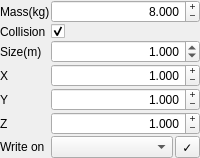
             <widget class="QWidget" name="widget_particle_cube" native="true">
              <layout class="QFormLayout" name="formLayout_4">
               <property name="horizontalSpacing">
                <number>1</number>
               </property>
               <property name="verticalSpacing">
                <number>1</number>
               </property>
               <property name="leftMargin">
                <number>0</number>
               </property>
               <property name="topMargin">
                <number>0</number>
               </property>
               <property name="rightMargin">
                <number>0</number>
               </property>
               <property name="bottomMargin">
                <number>0</number>
               </property>
               <item row="0" column="0">
                <widget class="QLabel" name="label_particle_cube_mass">
                 <property name="text">
                  <string>Mass(kg)</string>
                 </property>
                </widget>
               </item>
               <item row="0" column="1">
                <widget class="QDoubleSpinBox" name="doubleSpinBox_particle_cube_mass">
                 <property name="focusPolicy">
                  <enum>Qt::ClickFocus</enum>
                 </property>
                 <property name="alignment">
                  <set>Qt::AlignRight|Qt::AlignTrailing|Qt::AlignVCenter</set>
                 </property>
                 <property name="buttonSymbols">
                  <enum>QAbstractSpinBox::PlusMinus</enum>
                 </property>
                 <property name="accelerated">
                  <bool>true</bool>
                 </property>
                 <property name="decimals">
                  <number>3</number>
                 </property>
                 <property name="maximum">
                  <double>10000.000000000000000</double>
                 </property>
                 <property name="singleStep">
                  <double>0.050000000000000</double>
                 </property>
                 <property name="stepType">
                  <enum>QAbstractSpinBox::DefaultStepType</enum>
                 </property>
                 <property name="value">
                  <double>8.000000000000000</double>
                 </property>
                </widget>
               </item>
               <item row="1" column="0">
                <widget class="QLabel" name="label_particle_cube_collision">
                 <property name="text">
                  <string>Collision</string>
                 </property>
                </widget>
               </item>
               <item row="1" column="1">
                <widget class="QCheckBox" name="checkBox_particle_cube_collision">
                 <property name="focusPolicy">
                  <enum>Qt::NoFocus</enum>
                 </property>
                 <property name="text">
                  <string/>
                 </property>
                 <property name="checked">
                  <bool>true</bool>
                 </property>
                </widget>
               </item>
               <item row="3" column="0">
                <widget class="QLabel" name="label_particle_cube_x">
                 <property name="text">
                  <string>X</string>
                 </property>
                </widget>
               </item>
               <item row="3" column="1">
                <widget class="QDoubleSpinBox" name="doubleSpinBox_particle_cube_x">
                 <property name="focusPolicy">
                  <enum>Qt::ClickFocus</enum>
                 </property>
                 <property name="alignment">
                  <set>Qt::AlignRight|Qt::AlignTrailing|Qt::AlignVCenter</set>
                 </property>
                 <property name="buttonSymbols">
                  <enum>QAbstractSpinBox::PlusMinus</enum>
                 </property>
                 <property name="accelerated">
                  <bool>true</bool>
                 </property>
                 <property name="decimals">
                  <number>3</number>
                 </property>
                 <property name="minimum">
                  <double>-100.000000000000000</double>
                 </property>
                 <property name="maximum">
                  <double>100.000000000000000</double>
                 </property>
                 <property name="singleStep">
                  <double>0.050000000000000</double>
                 </property>
                 <property name="stepType">
                  <enum>QAbstractSpinBox::DefaultStepType</enum>
                 </property>
                 <property name="value">
                  <double>1.000000000000000</double>
                 </property>
                </widget>
               </item>
               <item row="4" column="0">
                <widget class="QLabel" name="label_particle_cube_y">
                 <property name="text">
                  <string>Y</string>
                 </property>
                </widget>
               </item>
               <item row="4" column="1">
                <widget class="QDoubleSpinBox" name="doubleSpinBox_particle_cube_y">
                 <property name="focusPolicy">
                  <enum>Qt::ClickFocus</enum>
                 </property>
                 <property name="alignment">
                  <set>Qt::AlignRight|Qt::AlignTrailing|Qt::AlignVCenter</set>
                 </property>
                 <property name="buttonSymbols">
                  <enum>QAbstractSpinBox::PlusMinus</enum>
                 </property>
                 <property name="accelerated">
                  <bool>true</bool>
                 </property>
                 <property name="decimals">
                  <number>3</number>
                 </property>
                 <property name="minimum">
                  <double>-100.000000000000000</double>
                 </property>
                 <property name="maximum">
                  <double>100.000000000000000</double>
                 </property>
                 <property name="singleStep">
                  <double>0.050000000000000</double>
                 </property>
                 <property name="stepType">
                  <enum>QAbstractSpinBox::DefaultStepType</enum>
                 </property>
                 <property name="value">
                  <double>1.000000000000000</double>
                 </property>
                </widget>
               </item>
               <item row="5" column="0">
                <widget class="QLabel" name="label_particle_cube_z">
                 <property name="text">
                  <string>Z</string>
                 </property>
                </widget>
               </item>
               <item row="5" column="1">
                <widget class="QDoubleSpinBox" name="doubleSpinBox_particle_cube_z">
                 <property name="focusPolicy">
                  <enum>Qt::ClickFocus</enum>
                 </property>
                 <property name="alignment">
                  <set>Qt::AlignRight|Qt::AlignTrailing|Qt::AlignVCenter</set>
                 </property>
                 <property name="buttonSymbols">
                  <enum>QAbstractSpinBox::PlusMinus</enum>
                 </property>
                 <property name="accelerated">
                  <bool>true</bool>
                 </property>
                 <property name="decimals">
                  <number>3</number>
                 </property>
                 <property name="minimum">
                  <double>-100.000000000000000</double>
                 </property>
                 <property name="maximum">
                  <double>100.000000000000000</double>
                 </property>
                 <property name="singleStep">
                  <double>0.050000000000000</double>
                 </property>
                 <property name="stepType">
                  <enum>QAbstractSpinBox::DefaultStepType</enum>
                 </property>
                 <property name="value">
                  <double>1.000000000000000</double>
                 </property>
                </widget>
               </item>
               <item row="6" column="0">
                <widget class="QLabel" name="label_particle_cube_write">
                 <property name="text">
                  <string>Write on</string>
                 </property>
                </widget>
               </item>
               <item row="6" column="1">
                <layout class="QHBoxLayout" name="horizontalLayout_particle_cube_write">
                 <property name="spacing">
                  <number>2</number>
                 </property>
                 <item>
                  <widget class="QComboBox" name="comboBox_particle_cube_write">
                   <property name="focusPolicy">
                    <enum>Qt::NoFocus</enum>
                   </property>
                  </widget>
                 </item>
                 <item>
                  <widget class="QToolButton" name="toolButton_particle_cube_write">
                   <property name="focusPolicy">
                    <enum>Qt::NoFocus</enum>
                   </property>
                   <property name="text">
                    <string>✓</string>
                   </property>
                  </widget>
                 </item>
                </layout>
               </item>
               <item row="2" column="0">
                <widget class="QLabel" name="label_particle_cube_size">
                 <property name="text">
                  <string>Size(m)</string>
                 </property>
                </widget>
               </item>
               <item row="2" column="1">
                <widget class="QDoubleSpinBox" name="doubleSpinBox_particle_cube_size">
                 <property name="focusPolicy">
                  <enum>Qt::ClickFocus</enum>
                 </property>
                 <property name="alignment">
                  <set>Qt::AlignRight|Qt::AlignTrailing|Qt::AlignVCenter</set>
                 </property>
                 <property name="accelerated">
                  <bool>true</bool>
                 </property>
                 <property name="decimals">
                  <number>3</number>
                 </property>
                 <property name="maximum">
                  <double>100.000000000000000</double>
                 </property>
                 <property name="value">
                  <double>1.000000000000000</double>
                 </property>
                </widget>
               </item>
              </layout>
             </widget>
